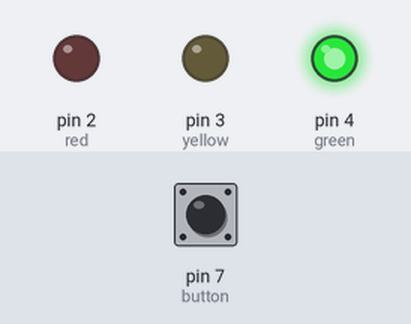
Simulated run of this sketch. Board: Arduino Uno, built with avr-gcc and run on an emulated ATmega328P. On the bench: output pins drawn as LEDs (lit = HIGH). The inputs (shaded band) are chosen by the test bench; at power-on: pin 7 (button) HIGH.

Above: at 1.2 s.
1.3 s: pin 7 (button) pulled LOW for 0.15 s
At 2.4 s:
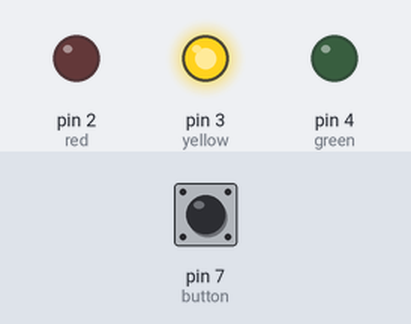
At 3.9 s:
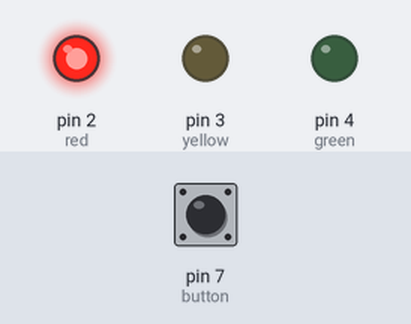
Timing chart, 0 to 9.8 s (numbered marks = the images above; inputs shaded):
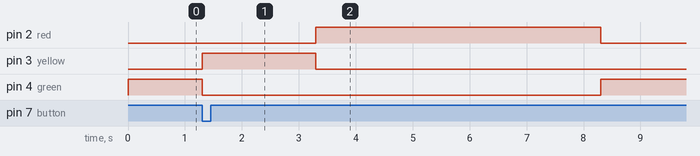

The sketch:

sketch_oct4a.ino
```cpp
int red =2;
int yellow=3;
int green=4;
int button = 7;

void setup()
{
  pinMode(red,  OUTPUT);
  pinMode(yellow,  OUTPUT);
  pinMode(green,  OUTPUT);
  pinMode(button, INPUT_PULLUP);


}


void loop()
{
  digitalWrite(red, LOW);
  digitalWrite(yellow, LOW);
  digitalWrite(green, HIGH);

  if (digitalRead(button) == LOW)
  {
     digitalWrite(green, LOW);
     digitalWrite(yellow, HIGH);
     delay(2000);
     digitalWrite(yellow, LOW);
     digitalWrite(red, HIGH);
     delay(5000);
     digitalWrite(red, LOW);
     digitalWrite(green, HIGH);
  };


}
```

Measured:
- after the input at 1.3 s, pin 2 (red): LOW → HIGH after 2.0 s, → LOW 5.0 s later; pin 3 (yellow): LOW → HIGH at once, → LOW 2.0 s later; pin 4 (green): HIGH → LOW at once, → HIGH 7.0 s later
